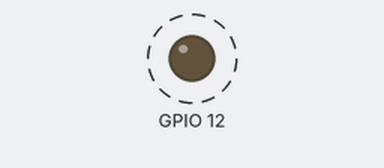
This program was run on a simulated Raspberry Pi (BCM pin numbers). Parts: output pins drawn as LEDs (lit = HIGH). Dashed ring = blinking.

Above: at 0.2 s.
Timing chart, 0 to 3.0 s (numbered marks = the images above):
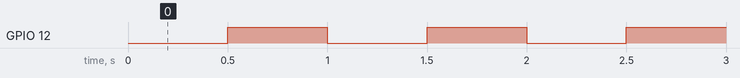

Measured:
- by itself, GPIO 12: alternates HIGH for 0.50 s and LOW for 0.50 s

The program:

led.py
```python
import RPi.GPIO as GPIO
import time

def pwmsetup(pin):
	GPIO.setmode(GPIO.BCM)
	GPIO.setwarnings(False)
	GPIO.setup(pin,GPIO.OUT)
	global pwm
	pwm = GPIO.PWM(pin, 100)

pwmsetup(12)

RUNNING = True

try:
    while RUNNING:
	GPIO.setwarnings(False)
	pwm.start(0)
    # Start PWM with the LED off
	pwm.ChangeDutyCycle(0)
	time.sleep(0.5)
 	pwm.ChangeDutyCycle(100)
	time.sleep(0.5)
# If CTRL+C is pressed the main loop is broken
except KeyboardInterrupt:
    RUNNING = False
    print "\Quitting"

# Actions under 'finally' will always be called
finally:
    # Stop and finish cleanly so the pins
    # are available to be used again
    pwm.stop()
    GPIO.cleanup()
```
